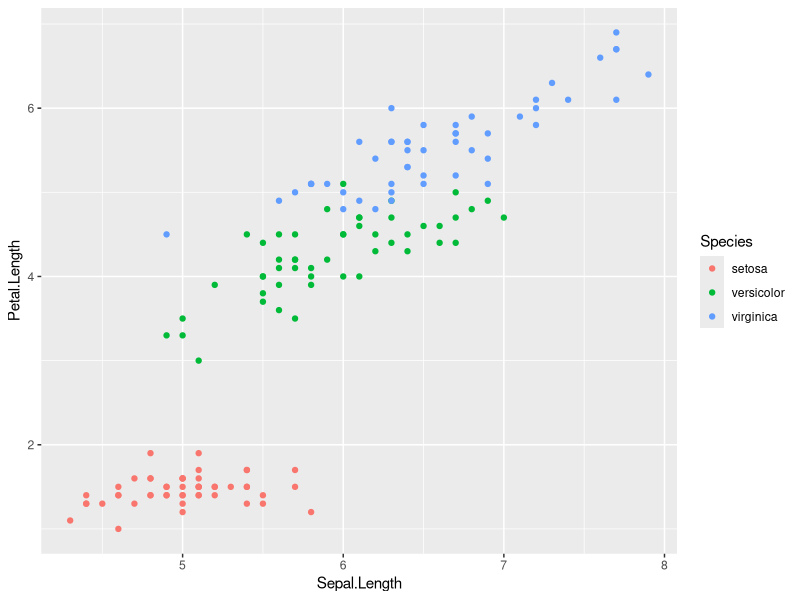
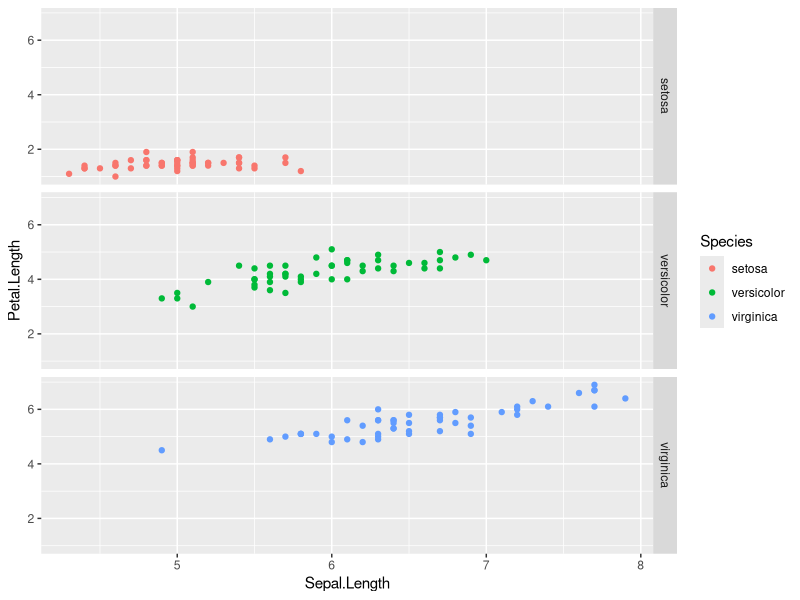
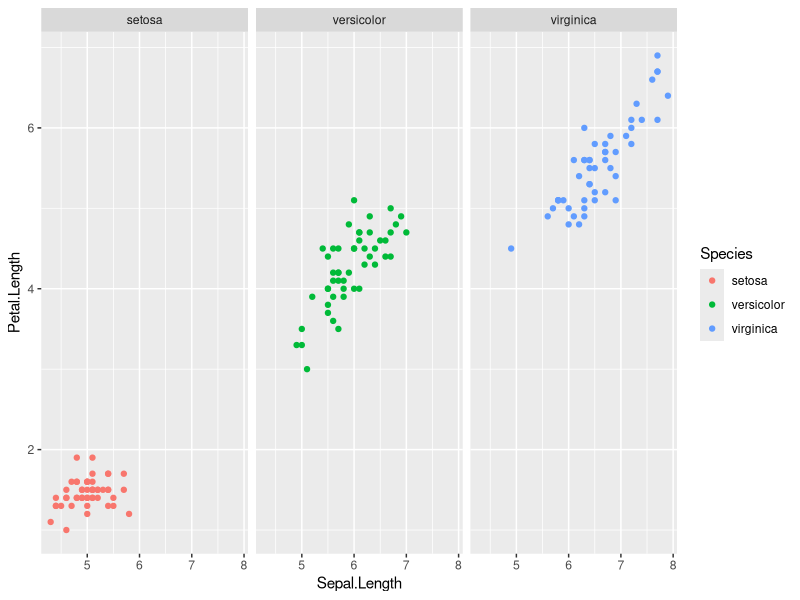

Recreate these plots in R, in order.
# Load ggplot
library(ggplot2)

# Read in dataset
data(iris)

iris

# Plot
p <- ggplot(iris, aes(Sepal.Length, Petal.Length, colour=Species)) + geom_point() 
p


# Facet
p + facet_grid(Species ~ .)

p + facet_grid(. ~ Species)

